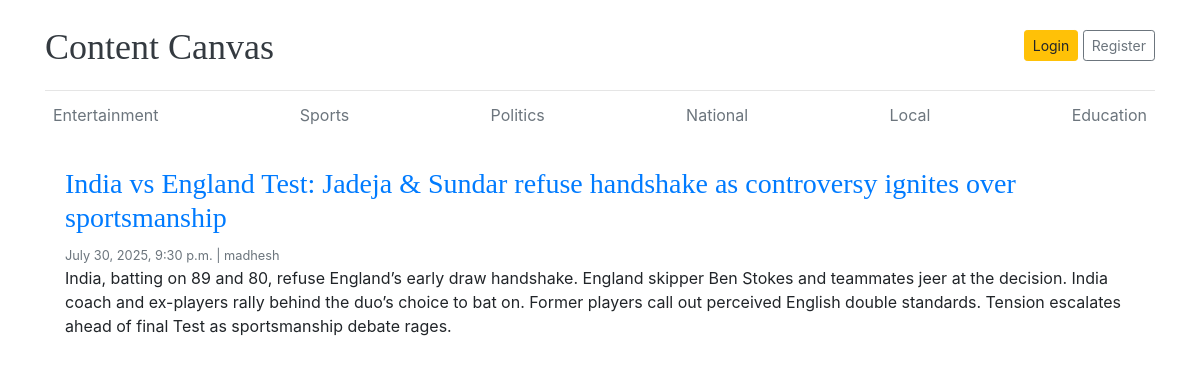
The app's page /category/Sports/ with its own data.
### blog/models.py (models this page shows, shortened)
class Category(models.Model):
    cname=models.CharField(max_length=50)
    created_at=models.DateTimeField(auto_now_add=True)
    updated_at=models.DateTimeField(auto_now=True)

class Blog(models.Model):
    title=models.CharField(max_length=3000)
    slug=models.SlugField(max_length=3000)
    image=models.ImageField(upload_to='media/images/%y/%m/%d')
    short_description=models.CharField(max_length=2000)
    blog_body=models.CharField(max_length=30000)
    category=models.ForeignKey(Category,on_delete=models.CASCADE)
    author=models.ForeignKey(User,on_delete=models.CASCADE)
    trending=models.BooleanField(default=False)
    status=models.CharField(choices=Status_choices,default='Draft')
    created_at=models.DateTimeField(auto_now_add=True)
    updated_at=models.DateTimeField(auto_now=True)

### contentcanvas/views.py (the view)
# urls.py: path('category/<cname>/',views.posts_by_category,name='categories'),
def posts_by_category(request,cname):
    categories=Category.objects.all()
    category=Category.objects.get(cname=cname)
    blogs=Blog.objects.all().filter(category=category.id)
    context={
        'categories':categories,
        'blogs':blogs
    }
    return render(request,'posts_by_category.html',context)

### templates/posts_by_category.html (shortened to what this page needs)
{% load static %}
<!DOCTYPE html>
<html lang="en">
<head>
    <link href="https://getbootstrap.com/docs/4.0/dist/css/bootstrap.min.css" rel="stylesheet">
    <link href="{% static "css/home.css" %}" rel="stylesheet">
  </head>
<body>
    <div class="container">
      <header class="blog-header py-3">
        <div class="row flex-nowrap justify-content-between align-items-center">
          <div class="col-8 pt-1">
            <a class="blog-header-logo text-dark" href="/">Content Canvas</a>
          </div>
          <div class="col-4 d-flex justify-content-end align-items-center">
            <a class="btn btn-sm btn-warning" href="#">Login</a> &nbsp;
            <a class="btn btn-sm btn-outline-secondary" href="#">Register</a>
          </div>
        </div>
      </header>
      <div class="nav-scroller py-1 mb-2">
        <nav class="nav d-flex justify-content-between">
          {% for i in categories %}
            <a class="p-2 text-muted" href="{% url "categories" i.cname %}">{{i.cname}}</a>
          {% endfor %}
        </nav>
      </div>
  <div class="row mb-2">
    {% for blog in blogs %}
        <div class="col">
          <div class="card border-0" >
            <div class="card-body">
            <h3><a href="{% url "single_blog" blog.slug %}">{{blog.title}}</a></h3>
            <small class="mb-1 text-muted">{{blog.created_at}} | {{blog.author}}</small>
            <p class="card-text">{{blog.short_description}}</p>
            </div>
          </div>
        </div>
    {% endfor %}
  </div>
</html>

### static/css/home.css (style rules this page uses)
.blog-header { border-bottom: 1px solid #e5e5e5; }
.blog-header-logo { font-family: "Playfair Display", Georgia, "Times New Roman", serif; font-size: 2.25rem; }
h1, h2, h3, h4, h5, h6 { font-family: "Playfair Display", Georgia, "Times New Roman", serif; }

### records on screen
Category: cname "Entertainment"
Category: cname "Sports"
Category: cname "Politics"
Category: cname "National"
Category: cname "Local"
Category: cname "Education"
Blog: title "India vs England Test: Jadeja & Sundar refuse handshake as controversy ignites over sportsmanship", created_at "July 30, 2025, 9:30 p.m.", author "madhesh", short_description "India, batting on 89 and 80, refuse England’s early draw handshake. England skipper Ben Stokes and teammates jeer at the decision. India coach and ex-players rally behind the duo’s choice to bat on. Former players call out perceived English double standards. Tension escalates ahead of final Test as sportsmanship debate rages."
